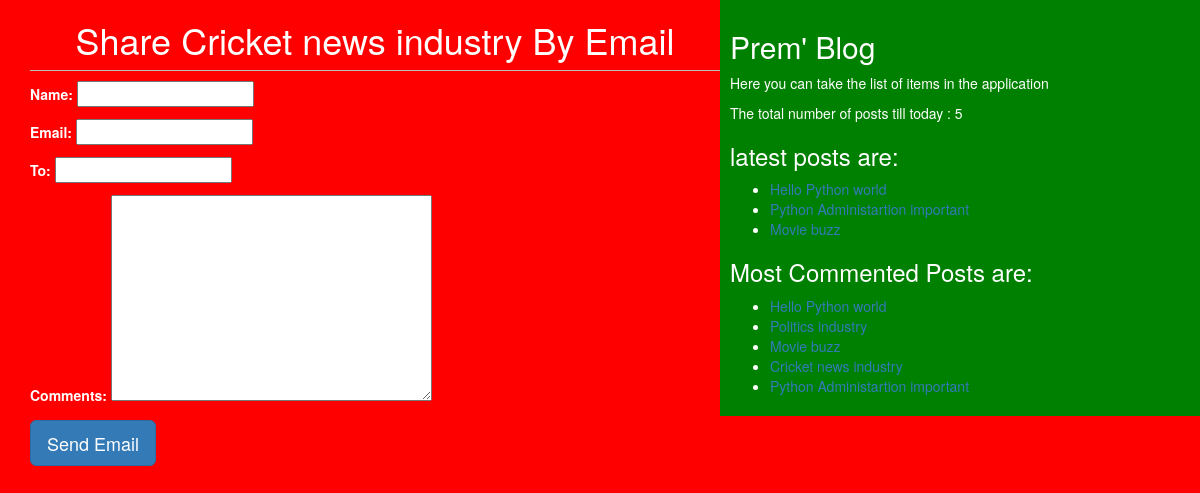
Page /share/1/ on the committed database.
### blog/models.py (models this page shows, shortened)
class Post(models.Model):
    STATUS_CHOICES = (('draft', 'Draft'), ('published', 'Published'))
    title = models.CharField(max_length = 256)
    slug = models.SlugField(max_length = 256, unique_for_date = 'publish')
    author = models.ForeignKey(User, related_name = 'blog_posts',  on_delete=models.CASCADE)
    body = models.TextField()
    publish = models.DateTimeField(default = timezone.now)
    created = models.DateTimeField(auto_now_add = True)
    updated = models.DateTimeField(auto_now = True)
    status = models.CharField(max_length = 10, choices = STATUS_CHOICES, default = 'draft')
    objects = CustomManager()
    tags = TaggableManager()
    class Meta:
         ordering = ('-publish',)
    def get_absolute_url(self):
        return reverse('detail', args = [self.publish.year, self.publish.strftime('%m'), self.publish.strftime('%d'), self.slug])

### blog/views.py (the view)
# urls.py: path('share/<int:id>/', views.post_email_view)
def post_email_view(request, id):
    post = get_object_or_404(Post, id=id, status ="published")
    sent = False
    if request.method == 'POST':
        form = EmailForm(request.POST)
        if form.is_valid():
            cd = form.cleaned_data
            post_url = request.build_absolute_uri(post.get_absolute_url())
            send_mail = ('subject','message', 'prem@gmail.com', [cd['to']])
            sent = True
    else:
        form = EmailForm()
    return render(request, 'blog/sharebymail.html', {'form': form, 'post':post, 'sent': sent} )

### blog/forms.py
class EmailForm(forms.Form):
    name = forms.CharField()
    email = forms.EmailField()
    to = forms.EmailField()
    comments = forms.CharField(required = False, widget = forms.Textarea)

### blog/templatetags/blog_tags.py (called while the page is built)
@register.simple_tag
def total_posts():
    return Post.objects.count()

@register.inclusion_tag('blog/latest_posts123.html')
def show_latest_posts():
    latest_posts = Post.objects.order_by('-publish')[:3]
    return {'latest_posts':latest_posts}

@register.simple_tag
def get_most_commented_posts(count = 5):
    return Post.objects.annotate(total_comments = Count('comments')).order_by('-total_comments')[:count]

### templates/blog/sharebymail.html (shortened to what this page needs)
<!DOCTYPE html>
{%extends 'blog/base.html'%}
  {%block content%}
    {%if sent%}
      <h1>Email Sent Successfully!!!</h1>
      <h2>Post with the title : {{post.title}} Information Shared by Email</h2>
     {%else%}
        <h1>Share {{post.title}} By Email</h1>
          <form method="post">
            {{form.as_p}}
            <input type="submit" name="" class="btn btn-primary btn-lg" value="Send Email">
          </form>
      {%endif%}
  {%endblock%}

### templates/blog/base.html (shortened to what this page needs)
<!DOCTYPE html>
{%load blog_tags%}
{%load static%}
<html lang="en" dir="ltr">
  <head>
    <link rel="stylesheet" href="https://maxcdn.bootstrapcdn.com/bootstrap/3.3.7/css/bootstrap.min.css">
    <link rel="stylesheet" href="{%static "css/home.css"%}">
  </head>
  <body>
    <div class="content">
        {%block content%}{%endblock%}
    </div>
    <div class="sidebar">
        <h2>Prem' Blog</h2>
        <p>Here you can take the list of items in the application</p>
        <p>The total number of posts till today : {%total_posts%}</p>
        <h3>latest posts are:</h3>{%show_latest_posts%}
        <h3>Most Commented Posts are:</h3>{%get_most_commented_posts as most_commented_posts%}
        <ul>
          {%for post in most_commented_posts%}
          <li><a href="{{post.get_absolute_url }}">{{post.title}}</a></li>
          {%endfor%}
        </ul>
    </div>
  </body>
</html>

### templates/blog/latest_posts123.html
<ul>
  {%for post in latest_posts%}
    <li><a href="{{post.get_absolute_url}}">{{post.title}}</a></li>
    {%endfor%}
</ul>

### static/css/home.css (style rules this page uses)
.content { width:60%; float:left; padding-left: 30px; background: red; height: 100%; }
.sidebar { width:40%; float:right; background: green; height: 100%; padding: 10px }
h1 { text-align: center; border-bottom: 1px solid #bbb; padding-bottom: 10px; }
body { color: white; background: red; }

### rows in the picture
Post: title "Cricket news industry"
Post: title "Hello Python world"
Post: title "Python Administartion important"
Post: title "Movie buzz"
Post: title "Politics industry"
